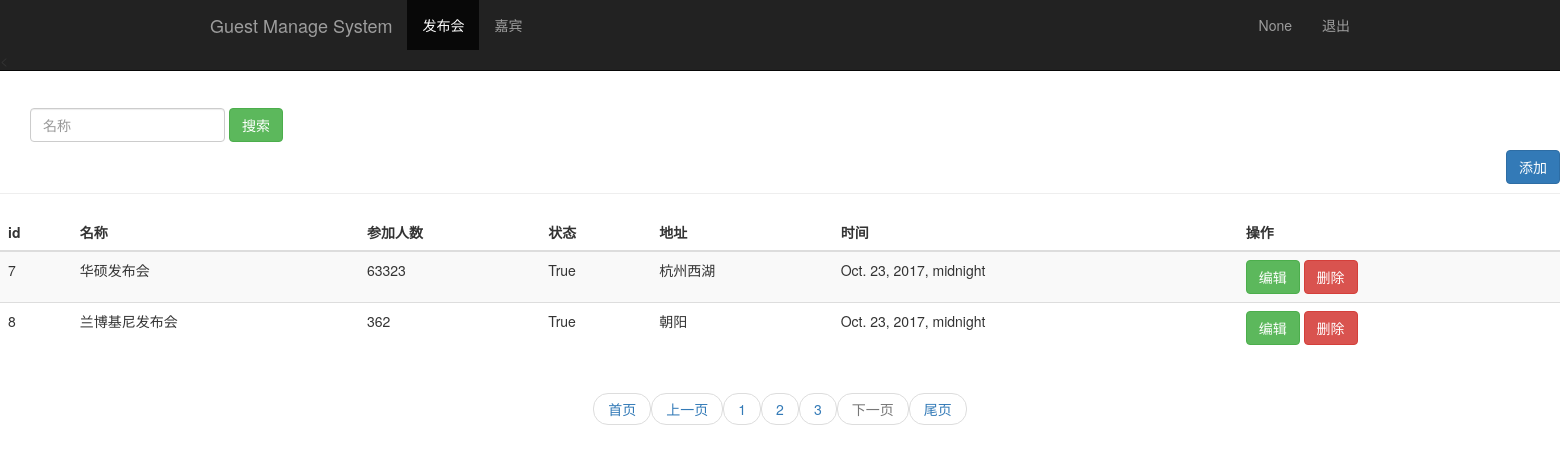
Screenshot of /event_manage?page=3 with the database file from the repository.
### text/models.py (models this page shows, shortened)
class Event(models.Model):
    name = models.CharField(max_length=100)                                                             #发布会标题
    limit = models.IntegerField()                                                                       #参加人数
    status = models.BooleanField()                                                                      #状态
    address = models.CharField(max_length=200)                                                          #地址
    start_time = models.DateTimeField("events time")                                                   #发布会时间
    create_time = models.DateTimeField(auto_now=True)                                                   #自动获取当前时间

### text/views.py (the view)
# urls.py: url(r'^event_manage',views.event_manage),
def event_manage(request):
    eventinfor_list= Event.objects.all().count()
    EVENT_LIST= Event.objects.all()
    username = request.session.get("user")
    pager_obj = Pagination(request.GET.get('page', 1), eventinfor_list, request.path_info, request.GET)
    event_list = EVENT_LIST[pager_obj.start:pager_obj.end]
    html = pager_obj.page_html()
    return render(request, 'event_manage.html', {'user': username,"events":event_list,"page_html": html})

### utils/pager.py (called while the page is built)
    @property
    def start(self):
        return (self.current_page - 1) * self.per_page_count

    @property
    def end(self):
        return self.current_page * self.per_page_count

### templates/event_manage.html (shortened to what this page needs)
<!DOCTYPE html>
<html lang="en">
<head>
        <link rel="stylesheet" href="/static/bootstrap-3.3.7/css/bootstrap.min.css">
</head>
<body role="document">
<nav class="navbar navbar-inverse navbar-fixed-top">
    <div class="container">
        <div class="navbar-header">
            <a href="/event_manage/" class="navbar-brand">Guest Manage System</a>
        </div>
        <div id="navbar" class="coolapse navbar-collapse">
            <ul class="nav navbar-nav">
                <li class="active"><a href="#">发布会</a></li>
                <li ><a href="/guest_manage/">嘉宾</a></li>
            </ul>
            <ul class="nav navbar-nav navbar-right">
                <li><a href="#">{{ user }}</a></li>
                <li ><a href="/logout/">退出</a></li>
            </ul>
        </div>
    </div>
<</nav>
<div class="page-header" style="padding-top: 60px;">
    <div id="navbar" class="navbar-collapse collapse">
        <form class="navbar-form" method="get" action="/search_name/">
            <div class="form-group">
                <input type="text" name="name" placeholder="名称" class="form-control">
            </div>
            <button type="submit" class="btn btn-success">搜索</button>
        </form>
    </div>
    <div>
        <a href="/event_add/" style="padding-left: 1506px;">
            <button class="btn btn-primary" >添加</button>
        </a>
    </div>
</div>
<div class="row" >
    <div class="col-md-12">
        <table class="table table-striped">
            <thead>
            <tr>
                <th>id</th>
                <th>名称</th>
                <th>参加人数</th>
                <th>状态</th>
                <th>地址</th>
                <th>时间</th>
                <th>操作</th>
            </tr>
            </thead>
            <tbody>
            {% for event in events %}
                <tr>
                <td>{{ event.id }}</td>
                <td>{{ event.name }}</td>
                    <td>{{ event.limit }}</td>
                <td>{{ event.status }}</td>
                <td>{{ event.address }}</td>
                <td>{{ event.start_time }}</td>
                <td>
                    <a href="/event_edit/{{ event.id }}">
                        <button class="btn btn-success">编辑</button>
                    </a>
                    <a href="/event_del/{{ event.id }}">
                         <button class="btn btn-danger">删除</button>
                    </a>
                </td>
                </tr>
            {% endfor %}
            </tbody>
        </table>
    </div>
</div>
  <div class="pager">
        {{ page_html|safe }}
    </div>
</body>
</html>

### rows the page displays
Event: id "7", name "华硕发布会", limit "63323", status "True", address "杭州西湖", start_time "Oct. 23, 2017, midnight"
Event: id "8", name "兰博基尼发布会", limit "362", status "True", address "朝阳", start_time "Oct. 23, 2017, midnight"

### other values shown
{{ user }} "None"
{{ page_html|safe }} "首页 上一页 1 2 3 下一页 尾页"
